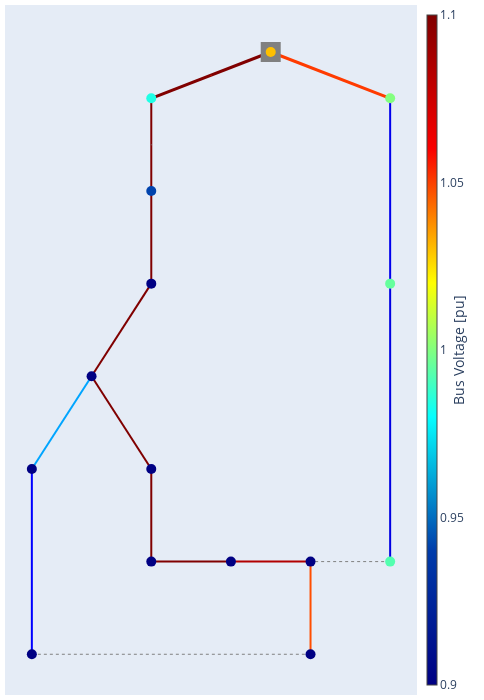

Here is the notebook cell this chart was saved with:
### Code cell
pp.plotting.plotly.pf_res_plotly(net, auto_open=False)

### Figure 1 — Plotly figure (JSON) as saved in the notebook; plotly's stock layout.template omitted (floating-point values rounded to 4 significant figures)
{"data": [{"hoverinfo": "text", "legendgroup": "lines", "line": {"color": "rgb(127.5,0.0,0.0)", "dash": "solid", "width": 2}, "mode": "lines", "name": "lines", "showlegend": true, "text": "Line 1-2<br />I = 178.18 %<br />I_from = 0.258 kA<br />I_to = 0.258 kA<br />", "x": [4.0, 4.0, 4.0], "y": [15.0, 14.0, 13.0], "type": "scatter"}, {"hoverinfo": "text", "legendgroup": "lines", "line": {"color": "rgb(127.5,0.0,0.0)", "dash": "solid", "width": 2}, "mode": "lines", "name": "lines", "showlegend": false, "text": "Line 2-3<br />I = 178.529 %<br />I_from = 0.258 kA<br />I_to = 0.259 kA<br />", "x": [4.0, 4.0, 4.0], "y": [13.0, 12.0, 11.0], "type": "scatter"}, {"hoverinfo": "text", "legendgroup": "lines", "line": {"color": "rgb(127.5,0.0,0.0)", "dash": "solid", "width": 2}, "mode": "lines", "name": "lines", "showlegend": false, "text": "Line 3-4<br />I = 166.918 %<br />I_from = 0.242 kA<br />I_to = 0.242 kA<br />", "x": [4.0, 3.25, 2.5], "y": [11.0, 10.0, 9.0], "type": "scatter"}, {"hoverinfo": "text", "legendgroup": "lines", "line": {"color": "rgb(0.0,164.5,255.0)", "dash": "solid", "width": 2}, "mode": "lines", "name": "lines", "showlegend": false, "text": "Line 4-5<br />I = 28.717 %<br />I_from = 0.042 kA<br />I_to = 0.042 kA<br />", "x": [2.5, 1.75, 1.0], "y": [9.0, 8.0, 7.0], "type": "scatter"}, {"hoverinfo": "text", "legendgroup": "lines", "line": {"color": "rgb(0.0,0.0,255.0)", "dash": "solid", "width": 2}, "mode": "lines", "name": "lines", "showlegend": false, "text": "Line 5-6<br />I = 12.299 %<br />I_from = 0.018 kA<br />I_to = 0.018 kA<br />", "x": [1.0, 1.0, 1.0], "y": [7.0, 5.0, 3.0], "type": "scatter"}, {"hoverinfo": "text", "legendgroup": "lines", "line": {"color": "rgb(255.0,77.96296296296302,0.0)", "dash": "solid", "width": 2}, "mode": "lines", "name": "lines", "showlegend": false, "text": "Line 7-8<br />I = 82.565 %<br />I_from = 0.12 kA<br />I_to = 0.12 kA<br />", "x": [8.0, 8.0, 8.0], "y": [3.0, 4.0, 5.0], "type": "scatter"}, {"hoverinfo": "text", "legendgroup": "lines", "line": {"color": "rgb(177.50000000000017,0.0,0.0)", "dash": "solid", "width": 2}, "mode": "lines", "name": "lines", "showlegend": false, "text": "Line 8-9<br />I = 95.676 %<br />I_from = 0.139 kA<br />I_to = 0.139 kA<br />", "x": [8.0, 7.0, 6.0], "y": [5.0, 5.0, 5.0], "type": "scatter"}, {"hoverinfo": "text", "legendgroup": "lines", "line": {"color": "rgb(127.5,0.0,0.0)", "dash": "solid", "width": 2}, "mode": "lines", "name": "lines", "showlegend": false, "text": "Line 9-10<br />I = 109.041 %<br />I_from = 0.158 kA<br />I_to = 0.158 kA<br />", "x": [6.0, 5.0, 4.0], "y": [5.0, 5.0, 5.0], "type": "scatter"}, {"hoverinfo": "text", "legendgroup": "lines", "line": {"color": "rgb(127.5,0.0,0.0)", "dash": "solid", "width": 2}, "mode": "lines", "name": "lines", "showlegend": false, "text": "Line 10-11<br />I = 121.051 %<br />I_from = 0.176 kA<br />I_to = 0.176 kA<br />", "x": [4.0, 4.0, 4.0], "y": [5.0, 6.0, 7.0], "type": "scatter"}, {"hoverinfo": "text", "legendgroup": "lines", "line": {"color": "rgb(0.0,0.0,236.59090909090907)", "dash": "solid", "width": 2}, "mode": "lines", "name": "lines", "showlegend": false, "text": "Line 12-13<br />I = 9.476 %<br />I_from = 0.018 kA<br />I_to = 0.018 kA<br />", "x": [10.0, 10.0, 10.0], "y": [15.0, 13.0, 11.0], "type": "scatter"}, {"hoverinfo": "text", "legendgroup": "lines", "line": {"color": "rgb(0.0,0.0,227.49999999999997)", "dash": "solid", "width": 2}, "mode": "lines", "name": "lines", "showlegend": false, "text": "Line 13-14<br />I = 8.909 %<br />I_from = 0.017 kA<br />I_to = 0.017 kA<br />", "x": [10.0, 10.0, 10.0], "y": [11.0, 8.0, 5.0], "type": "scatter"}, {"hoverinfo": "text", "legendgroup": "lines", "line": {"color": "rgb(127.5,0.0,0.0)", "dash": "solid", "width": 2}, "mode": "lines", "name": "lines", "showlegend": false, "text": "Line 11-4<br />I = 128.608 %<br />I_from = 0.186 kA<br />I_to = 0.186 kA<br />", "x": [4.0, 3.25, 2.5], "y": [7.0, 8.0, 9.0], "type": "scatter"}, {"hoverinfo": "text", "legendgroup": "disconnected lines", "line": {"color": "rgb(128, 128, 128)", "dash": "dot", "width": 1.0}, "mode": "lines", "name": "disconnected branches", "showlegend": true, "text": "Line 6-7<br />I = 0.079 %<br />I_from = 0.0 kA<br />I_to = 0.0 kA<br />", "x": [1.0, 4.5, 8.0], "y": [3.0, 3.0, 3.0], "type": "scatter"}, {"hoverinfo": "text", "legendgroup": "disconnected lines", "line": {"color": "rgb(128, 128, 128)", "dash": "dot", "width": 1.0}, "mode": "lines", "name": "disconnected branches", "showlegend": false, "text": "Line 14-8<br />I = 0.037 %<br />I_from = 0.0 kA<br />I_to = 0.0 kA<br />", "x": [10.0, 9.0, 8.0], "y": [5.0, 5.0, 5.0], "type": "scatter"}, {"hoverinfo": "text", "legendgroup": "lines", "marker": {"color": "rgb(128, 128, 128)", "size": 1, "symbol": "circle"}, "mode": "markers", "name": "edge_center", "showlegend": false, "text": ["Line 1-2<br />I = 178.18 %<br />I_from = 0.258 kA<br />I_to = 0.258 kA<br />", "Line 2-3<br />I = 178.529 %<br />I_from = 0.258 kA<br />I_to = 0.259 kA<br />", "Line 3-4<br />I = 166.918 %<br />I_from = 0.242 kA<br />I_to = 0.242 kA<br />", "Line 4-5<br />I = 28.717 %<br />I_from = 0.042 kA<br />I_to = 0.042 kA<br />", "Line 5-6<br />I = 12.299 %<br />I_from = 0.018 kA<br />I_to = 0.018 kA<br />", "Line 7-8<br />I = 82.565 %<br />I_from = 0.12 kA<br />I_to = 0.12 kA<br />", "Line 8-9<br />I = 95.676 %<br />I_from = 0.139 kA<br />I_to = 0.139 kA<br />", "Line 9-10<br />I = 109.041 %<br />I_from = 0.158 kA<br />I_to = 0.158 kA<br />", "Line 10-11<br />I = 121.051 %<br />I_from = 0.176 kA<br />I_to = 0.176 kA<br />", "Line 12-13<br />I = 9.476 %<br />I_from = 0.018 kA<br />I_to = 0.018 kA<br />", "Line 13-14<br />I = 8.909 %<br />I_from = 0.017 kA<br />I_to = 0.017 kA<br />", "Line 11-4<br />I = 128.608 %<br />I_from = 0.186 kA<br />I_to = 0.186 kA<br />", "Line 6-7<br />I = 0.079 %<br />I_from = 0.0 kA<br />I_to = 0.0 kA<br />", "Line 14-8<br />I = 0.037 %<br />I_from = 0.0 kA<br />I_to = 0.0 kA<br />"], "x": [4.0], "y": [14.0], "type": "scatter"}, {"hoverinfo": "text", "legendgroup": "2W transformers", "line": {"color": "rgb(127.5,0.0,0.0)", "width": 3.0}, "mode": "lines", "name": "2W transformers", "showlegend": true, "text": "Trafo 0-1<br />I = 118.51 %<br />I_hv = 0.156 kA<br />I_lv = 0.855 kA<br />", "x": [7.0, 5.5, 4.0], "y": [16.0, 15.5, 15.0], "type": "scatter"}, {"hoverinfo": "text", "legendgroup": "2W transformers", "line": {"color": "rgb(255.0,59.44444444444448,0.0)", "width": 3.0}, "mode": "lines", "name": "2W transformers", "showlegend": false, "text": "Trafo 0-12<br />I = 84.698 %<br />I_hv = 0.111 kA<br />I_lv = 0.611 kA<br />", "x": [7.0, 8.5, 10.0], "y": [16.0, 15.5, 15.0], "type": "scatter"}, {"hoverinfo": "text", "legendgroup": "2W transformers", "marker": {"color": "rgb(255.0,59.44444444444448,0.0)", "size": 1, "symbol": "circle"}, "mode": "markers", "name": "edge_center", "showlegend": false, "text": ["Trafo 0-1<br />I = 118.51 %<br />I_hv = 0.156 kA<br />I_lv = 0.855 kA<br />", "Trafo 0-12<br />I = 84.698 %<br />I_hv = 0.111 kA<br />I_lv = 0.611 kA<br />"], "x": [5.5], "y": [15.5], "type": "scatter"}, {"hoverinfo": "text", "marker": {"color": "rgb(128, 128, 128)", "size": 20, "symbol": "square"}, "mode": "markers", "name": "external_grid", "text": ["Bus 0"], "x": [7.0], "y": [16.0], "type": "scatter"}, {"hoverinfo": "text", "marker": {"cmax": 1.1, "cmin": 0.9, "color": [1.03, 0.9841, 0.9415, 0.877, 0.869, 0.8677, 0.8662, 0.844, 0.8529, 0.855, 0.8612, 0.8642, 1.0, 0.9953, 0.9926], "colorbar": {"thickness": 10, "title": {"side": "right", "text": "Bus Voltage [pu]"}, "x": 1.0}, "colorscale": [[0.0, "rgb(0,0,131)"], [0.2, "rgb(0,60,170)"], [0.4, "rgb(5,255,255)"], [0.6, "rgb(255,255,0)"], [0.8, "rgb(250,0,0)"], [1.0, "rgb(128,0,0)"]], "size": 10, "symbol": "circle"}, "mode": "markers", "name": "buses", "text": ["Bus 0<br />V_m = 1.03 pu<br />V_m = 113.3 kV<br />V_a = 0.0 deg", "Bus 1<br />V_m = 0.984 pu<br />V_m = 19.683 kV<br />V_a = -37.667 deg", "Bus 2<br />V_m = 0.942 pu<br />V_m = 18.83 kV<br />V_a = -39.747 deg", "Bus 3<br />V_m = 0.877 pu<br />V_m = 17.54 kV<br />V_a = -43.382 deg", "Bus 4<br />V_m = 0.869 pu<br />V_m = 17.381 kV<br />V_a = -43.896 deg", "Bus 5<br />V_m = 0.868 pu<br />V_m = 17.354 kV<br />V_a = -43.973 deg", "Bus 6<br />V_m = 0.866 pu<br />V_m = 17.323 kV<br />V_a = -44.064 deg", "Bus 7<br />V_m = 0.844 pu<br />V_m = 16.88 kV<br />V_a = -45.893 deg", "Bus 8<br />V_m = 0.853 pu<br />V_m = 17.058 kV<br />V_a = -45.067 deg", "Bus 9<br />V_m = 0.855 pu<br />V_m = 17.1 kV<br />V_a = -44.889 deg", "Bus 10<br />V_m = 0.861 pu<br />V_m = 17.224 kV<br />V_a = -44.435 deg", "Bus 11<br />V_m = 0.864 pu<br />V_m = 17.284 kV<br />V_a = -44.224 deg", "Bus 12<br />V_m = 1.0 pu<br />V_m = 20.003 kV<br />V_a = -35.487 deg", "Bus 13<br />V_m = 0.995 pu<br />V_m = 19.907 kV<br />V_a = -35.538 deg", "Bus 14<br />V_m = 0.993 pu<br />V_m = 19.851 kV<br />V_a = -35.568 deg"], "x": [7.0, 4.0, 4.0, 4.0, 2.5, 1.0, 1.0, 8.0, 8.0, 6.0, 4.0, 4.0, 10.0, 10.0, 10.0], "y": [16.0, 15.0, 13.0, 11.0, 9.0, 7.0, 3.0, 3.0, 5.0, 5.0, 5.0, 7.0, 15.0, 11.0, 5.0], "type": "scatter"}], "layout": {"autosize": true, "hovermode": "closest", "legend": {"itemsizing": "constant"}, "margin": {"b": 5, "l": 5, "r": 5, "t": 5}, "showlegend": false, "title": {"font": {"size": 16}}, "xaxis": {"showgrid": false, "showticklabels": false, "zeroline": false}, "yaxis": {"showgrid": false, "showticklabels": false, "zeroline": false}, "width": 484.6, "height": 700.0}}
